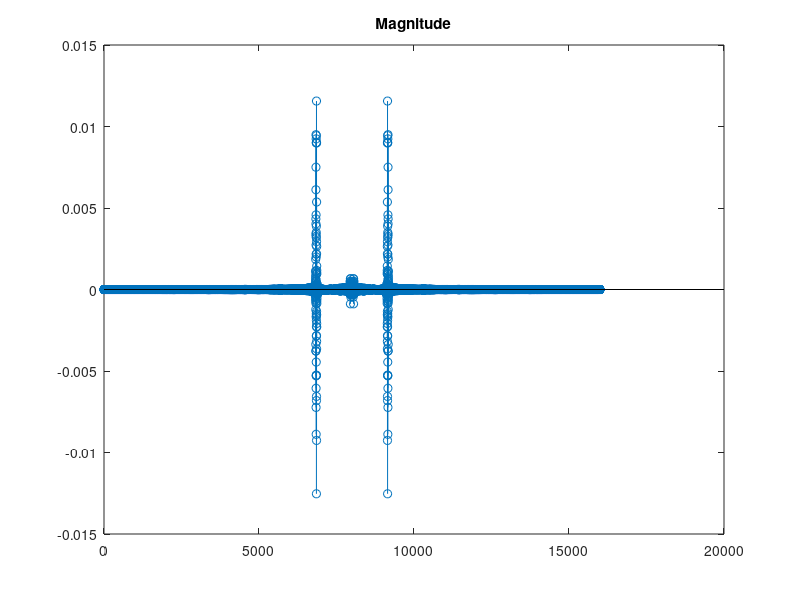

The MATLAB source for this figure:
%% load the signal
load unknownSignal.mat

%% play the associated sound 
% (uncomment if you want to do this)
% soundsc(y,fs) % play the signal
% pause(N/fs) % pause for the duration of the signal

%% compute the discrete-time Fourier series coefficients
% uncomment and complete
Y = fft(y)/N;
f = (0:N-1)*(fs/N); % Frequency vector
% plot the 
% -- magnitude 
% -- log magnitude
% -- phase 
% of the fourier series coefficients on separate axes 
% (insert code below)
close all; clc;
% magnitude
figure(1)
stem(f,fftshift(Y))
title("Magnitude");
%% complete this section after inspecting the plots
% note down the (smallest positive) value of k corresponding to the 
% largest magnitude Fourier series coefficient
% kmax = ;

% find the corresponding frequency in Hz
% fmax = ;

% construct a pure sinusoid of frequency fmax
% Hint: use t as the time vector
% (uncomment and complete)
% ycomparison = ;

% play the comparison signal to check if you
% have identified the original correctly
% uncomment and run
% soundsc(ycomparison,fs)